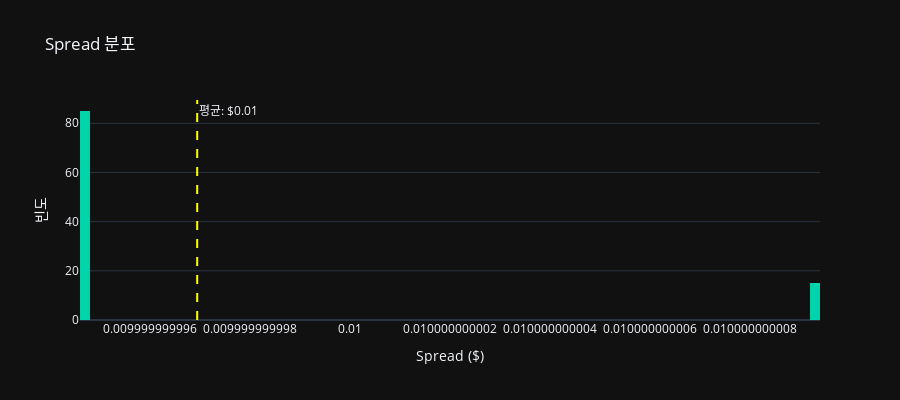

Notebook code for this chart:
### Code cell
# Spread 분포
fig = go.Figure()

fig.add_trace(go.Histogram(
    x=df['spread'],
    nbinsx=100,
    name='Spread Distribution',
    marker_color='#00D4AA'
))

# 평균선 추가
mean_spread = df['spread'].mean()
fig.add_vline(
    x=mean_spread,
    line_dash="dash",
    line_color="yellow",
    annotation_text=f"평균: ${mean_spread:.2f}"
)

fig.update_layout(
    title='Spread 분포',
    xaxis_title='Spread ($)',
    yaxis_title='빈도',
    template='plotly_dark',
    height=400
)

fig.show()

### Figure 1 — Plotly figure (JSON) as saved in the notebook; plotly's stock layout.template omitted (floating-point values rounded to 4 significant figures)
{"data": [{"marker": {"color": "#00D4AA"}, "name": "Spread Distribution", "nbinsx": 100, "type": "histogram", "x": [0.01, 0.01, 0.01, 0.01, 0.01, 0.01, 0.01, 0.01, 0.01, 0.01, 0.01, 0.01, 0.01, 0.01, 0.01, 0.01, 0.01, 0.01, 0.01, 0.01, 0.01, 0.01, 0.01, 0.01, 0.01, 0.01, 0.01, 0.01, 0.01, 0.01, 0.01, 0.01, 0.01, 0.01, 0.01, 0.01, 0.01, 0.01, 0.01, 0.01, 0.01, 0.01, 0.01, 0.01, 0.01, 0.01, 0.01, 0.01, 0.01, 0.01, 0.01, 0.01, 0.01, 0.01, 0.01, 0.01, 0.01, 0.01, 0.01, 0.01, 0.01, 0.01, 0.01, 0.01, 0.01, 0.01, 0.01, 0.01, 0.01, 0.01, 0.01, 0.01, 0.01, 0.01, 0.01, 0.01, 0.01, 0.01, 0.01, 0.01, 0.01, 0.01, 0.01, 0.01, 0.01, 0.01, 0.01, 0.01, 0.01, 0.01, 0.01, 0.01, 0.01, 0.01, 0.01, 0.01, 0.01, 0.01, 0.01, 0.01]}], "layout": {"annotations": [{"showarrow": false, "text": "평균: $0.01", "x": 0.01, "xanchor": "left", "xref": "x", "y": 1, "yanchor": "top", "yref": "y domain"}], "height": 400, "shapes": [{"line": {"color": "yellow", "dash": "dash"}, "type": "line", "x0": 0.01, "x1": 0.01, "xref": "x", "y0": 0, "y1": 1, "yref": "y domain"}], "title": {"text": "Spread 분포"}, "xaxis": {"title": {"text": "Spread ($)"}}, "yaxis": {"title": {"text": "빈도"}}}}
